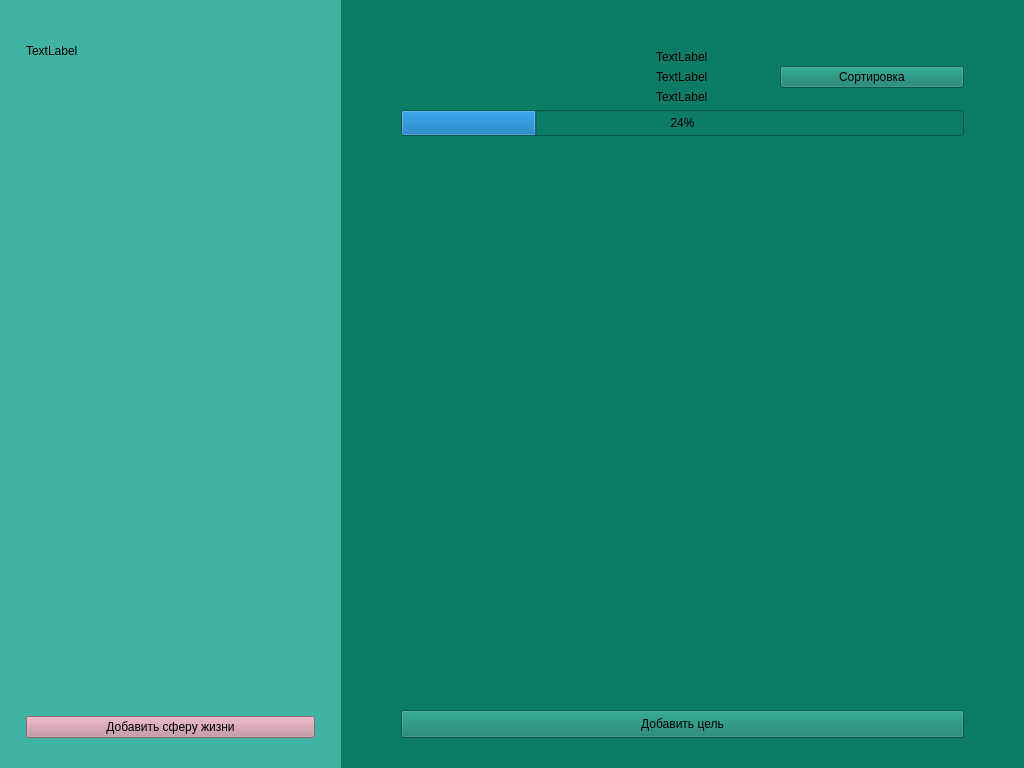
<?xml version="1.0" encoding="UTF-8"?>
<ui version="4.0">
 <class>EditorGoalsAndAchievement</class>
 <widget class="QMainWindow" name="EditorGoalsAndAchievement">
  <property name="geometry">
   <rect>
    <x>0</x>
    <y>0</y>
    <width>1024</width>
    <height>768</height>
   </rect>
  </property>
  <property name="sizePolicy">
   <sizepolicy hsizetype="Expanding" vsizetype="Expanding">
    <horstretch>0</horstretch>
    <verstretch>0</verstretch>
   </sizepolicy>
  </property>
  <property name="windowTitle">
   <string>EditorGoalsAndAchievement</string>
  </property>
  <widget class="QWidget" name="centralwidget">
   <layout class="QHBoxLayout" name="horizontalLayout">
    <property name="spacing">
     <number>0</number>
    </property>
    <property name="leftMargin">
     <number>0</number>
    </property>
    <property name="topMargin">
     <number>0</number>
    </property>
    <property name="rightMargin">
     <number>0</number>
    </property>
    <property name="bottomMargin">
     <number>0</number>
    </property>
    <item>
     <widget class="QWidget" name="left" native="true">
      <property name="sizePolicy">
       <sizepolicy hsizetype="Expanding" vsizetype="Expanding">
        <horstretch>1</horstretch>
        <verstretch>0</verstretch>
       </sizepolicy>
      </property>
      <property name="styleSheet">
       <string notr="true">background-color: #41B3A2</string>
      </property>
      <layout class="QVBoxLayout" name="verticalLayout">
       <property name="leftMargin">
        <number>26</number>
       </property>
       <property name="topMargin">
        <number>44</number>
       </property>
       <property name="rightMargin">
        <number>26</number>
       </property>
       <property name="bottomMargin">
        <number>30</number>
       </property>
       <item>
        <widget class="QLabel" name="timerLabel">
         <property name="sizePolicy">
          <sizepolicy hsizetype="Expanding" vsizetype="Expanding">
           <horstretch>0</horstretch>
           <verstretch>0</verstretch>
          </sizepolicy>
         </property>
         <property name="text">
          <string>TextLabel</string>
         </property>
        </widget>
       </item>
       <item>
        <widget class="QListWidget" name="goalsAndAchieve">
         <property name="sizePolicy">
          <sizepolicy hsizetype="Expanding" vsizetype="Expanding">
           <horstretch>0</horstretch>
           <verstretch>0</verstretch>
          </sizepolicy>
         </property>
         <property name="styleSheet">
          <string notr="true">QListWidget#goalsAndAchieve{
        font: 500 16pt &quot;Ubuntu Sans&quot;;
        border: none;
    }
    QListWidget#goalsAndAchieve::item {
        color: #000000;
        background-color: #BDBDBD;
        border: 1px solid #dcdcdc;
        margin: 10px;
        border-radius:  10px;
    }
    QListWidget#goalsAndAchieve::item:hover {
        background-color: #f0f0f0;
    }
    QListWidget#goalsAndAchieve::item:selected {
        color: #ffffff;
        background-color: #673AB7;
    }</string>
         </property>
        </widget>
       </item>
       <item>
        <widget class="QListWidget" name="sphereOfLife">
         <property name="sizePolicy">
          <sizepolicy hsizetype="Expanding" vsizetype="Expanding">
           <horstretch>0</horstretch>
           <verstretch>14</verstretch>
          </sizepolicy>
         </property>
         <property name="styleSheet">
          <string notr="true">QListWidget#sphereOfLife{
        font: 500 16pt &quot;Ubuntu Sans&quot;;
border: none;
    }
    QListWidget#sphereOfLife::item {
        color: #000000;
        background-color: #BDBDBD;
        border: 1px solid #dcdcdc;
        margin: 10px;
        border-radius: 10px;
        padding: 0px 10px 0px 10px;
    }
    QListWidget#sphereOfLife::item:hover {
        background-color: #f0f0f0;
    }
    QListWidget#sphereOfLife::item:selected {
        color: #ffffff;
        background-color: #673AB7;
    }</string>
         </property>
        </widget>
       </item>
       <item>
        <widget class="QPushButton" name="addSphereOfLife">
         <property name="styleSheet">
          <string notr="true">QPushButton#addSphereOfLife{
font: 500 16pt &quot;Ubuntu Sans&quot;;
color: black;
background-color: #c38d9d;
}</string>
         </property>
         <property name="text">
          <string>Добавить сферу жизни</string>
         </property>
        </widget>
       </item>
      </layout>
     </widget>
    </item>
    <item>
     <widget class="QWidget" name="right" native="true">
      <property name="sizePolicy">
       <sizepolicy hsizetype="Expanding" vsizetype="Expanding">
        <horstretch>2</horstretch>
        <verstretch>0</verstretch>
       </sizepolicy>
      </property>
      <property name="styleSheet">
       <string notr="true">background-color: #0D7C66</string>
      </property>
      <layout class="QGridLayout" name="gridLayout">
       <property name="leftMargin">
        <number>60</number>
       </property>
       <property name="topMargin">
        <number>50</number>
       </property>
       <property name="rightMargin">
        <number>60</number>
       </property>
       <property name="bottomMargin">
        <number>30</number>
       </property>
       <item row="1" column="1" alignment="Qt::AlignHCenter">
        <widget class="QLabel" name="sphereHeader">
         <property name="sizePolicy">
          <sizepolicy hsizetype="Expanding" vsizetype="Expanding">
           <horstretch>0</horstretch>
           <verstretch>0</verstretch>
          </sizepolicy>
         </property>
         <property name="styleSheet">
          <string notr="true">QLabel#sphereHeader{
font: 20pt &quot;Monospace&quot;;
}</string>
         </property>
         <property name="text">
          <string>TextLabel</string>
         </property>
        </widget>
       </item>
       <item row="0" column="1" alignment="Qt::AlignHCenter">
        <widget class="QLabel" name="mainHeader">
         <property name="sizePolicy">
          <sizepolicy hsizetype="Expanding" vsizetype="Expanding">
           <horstretch>0</horstretch>
           <verstretch>0</verstretch>
          </sizepolicy>
         </property>
         <property name="styleSheet">
          <string notr="true">QLabel#mainHeader{
	font: 30pt &quot;Monospace&quot;;
}</string>
         </property>
         <property name="text">
          <string>TextLabel</string>
         </property>
        </widget>
       </item>
       <item row="5" column="0" colspan="3">
        <widget class="QPushButton" name="addGoal">
         <property name="sizePolicy">
          <sizepolicy hsizetype="Expanding" vsizetype="Expanding">
           <horstretch>0</horstretch>
           <verstretch>1</verstretch>
          </sizepolicy>
         </property>
         <property name="styleSheet">
          <string notr="true">QPushButton#addGoal{
background-color: #41B3A2;
font: 500 16pt &quot;Ubuntu Sans&quot;;
color: black;
}\</string>
         </property>
         <property name="text">
          <string>Добавить цель</string>
         </property>
        </widget>
       </item>
       <item row="3" column="0" colspan="3">
        <widget class="QProgressBar" name="progressBar">
         <property name="minimumSize">
          <size>
           <width>0</width>
           <height>26</height>
          </size>
         </property>
         <property name="maximumSize">
          <size>
           <width>563</width>
           <height>26</height>
          </size>
         </property>
         <property name="value">
          <number>24</number>
         </property>
        </widget>
       </item>
       <item row="4" column="0" colspan="3">
        <widget class="QListWidget" name="listGoalsAndAchieve">
         <property name="sizePolicy">
          <sizepolicy hsizetype="Expanding" vsizetype="Expanding">
           <horstretch>0</horstretch>
           <verstretch>20</verstretch>
          </sizepolicy>
         </property>
         <property name="styleSheet">
          <string notr="true">QListWidget#listGoalsAndAchieve{
       font: 500 16pt &quot;Ubuntu Sans&quot;;
        color: white; /* Белый текст */
border: none;
    }
    QListWidget#listGoalsAndAchieve::item {
        background-color: black; /* Задний фон элементов */
        color: white; /* Белый текст */
        border: none; /* Без границ */
		border-radius: 10px;
		padding: 10px 10px 10px 10px;
		margin-bottom: 10px;
    }
    QListWidget#listGoalsAndAchieve::item:selected {
        background-color: #1a1a1a; /* Темно-серый фон при выделении */
    }
    QListWidget#listGoalsAndAchieve::indicator {
        width: 25px; /* Размер чекбокса */
        height: 25px;
        border-radius: 20px; /* Круглый чекбокс */
        border: 2px solid white; /* Белая граница */
        background-color: black; /* Черный фон */
    }
    QListWidget#listGoalsAndAchieve::indicator:checked {
        background-color: white; /* Белый цвет при отмеченном чекбоксе */
    }
    QListWidget#listGoalsAndAchieve::indicator:unchecked {
        background-color: black; /* Черный цвет при неотмеченном чекбоксе */
    }</string>
         </property>
        </widget>
       </item>
       <item row="2" column="1" alignment="Qt::AlignHCenter">
        <widget class="QLabel" name="dateHeader">
         <property name="sizePolicy">
          <sizepolicy hsizetype="Expanding" vsizetype="Expanding">
           <horstretch>0</horstretch>
           <verstretch>0</verstretch>
          </sizepolicy>
         </property>
         <property name="styleSheet">
          <string notr="true">QLabel#dateHeader{
	font: 15pt &quot;Monospace&quot;;
}</string>
         </property>
         <property name="text">
          <string>TextLabel</string>
         </property>
        </widget>
       </item>
       <item row="0" column="2" rowspan="3">
        <widget class="QPushButton" name="sortList">
         <property name="text">
          <string>Сортировка</string>
         </property>
        </widget>
       </item>
      </layout>
     </widget>
    </item>
   </layout>
  </widget>
 </widget>
 <resources/>
 <connections/>
</ui>
